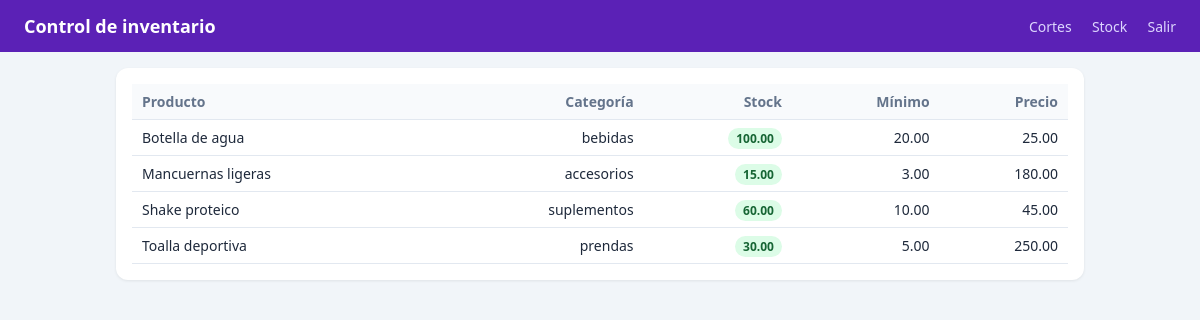
Screenshot of /cpanel/panel/stock.php (signed in) with the database file from the repository.
### tables this page shows
CREATE TABLE IF NOT EXISTS productos (
  id INT UNSIGNED NOT NULL AUTO_INCREMENT,
  codigo VARCHAR(30) NOT NULL,
  nombre VARCHAR(160) NOT NULL,
  categoria VARCHAR(60) NOT NULL DEFAULT 'articulo',
  tipo ENUM('paquete_clases','inscripcion','articulo') NOT NULL DEFAULT 'articulo',
  precio_venta DECIMAL(10,2) NOT NULL DEFAULT 0,
  stock DECIMAL(10,3) NOT NULL DEFAULT 0,
  stock_minimo DECIMAL(10,3) NOT NULL DEFAULT 0,
  activo TINYINT(1) NOT NULL DEFAULT 1,
  creado_en DATETIME NOT NULL DEFAULT CURRENT_TIMESTAMP,
  PRIMARY KEY (id),
  UNIQUE KEY uq_productos_codigo (codigo),
  KEY idx_productos_categoria (categoria),
  KEY idx_productos_tipo (tipo)
);

### cpanel/panel/stock.php (the view, shortened to what this page needs)
<?php
$config = require __DIR__ . '/../api/config.php';
$dsn = sprintf('mysql:host=%s;dbname=%s;charset=utf8mb4', $config['db_host'], $config['db_name']);
$pdo = new PDO($dsn, $config['db_user'], $config['db_pass'], [
    PDO::ATTR_ERRMODE => PDO::ERRMODE_EXCEPTION,
    PDO::ATTR_DEFAULT_FETCH_MODE => PDO::FETCH_ASSOC,
]);
$productos = $pdo
    ->query("SELECT * FROM productos WHERE tipo = 'articulo' ORDER BY nombre")
    ->fetchAll();
function fmt2(float $v): string
{
    return number_format($v, 2);
}
?>
<!doctype html>
<html lang="es">
<head>
  <link rel="stylesheet" href="assets/style.css">
</head>
<body>
  <div class="topbar">
    <div class="titulo">Control de inventario</div>
    <nav>
      <a href="dashboard.php">Cortes</a>
      <a href="stock.php">Stock</a>
      <a href="logout.php">Salir</a>
    </nav>
  </div>
  <div class="wrap">
    <div class="card">
      <table>
        <thead>
          <tr><th>Producto</th><th>Categoría</th><th>Stock</th><th>Mínimo</th><th>Precio</th></tr>
        </thead>
        <tbody>
          <?php foreach ($productos as $p):
            $estado = (float) $p['stock'] <= (float) $p['stock_minimo'] ? 'alert' : 'ok'; ?>
            <tr>
              <td><?= htmlspecialchars($p['nombre']) ?></td>
              <td><?= htmlspecialchars($p['categoria']) ?></td>
              <td><span class="tag <?= $estado ?>"><?= fmt2((float) $p['stock']) ?></span></td>
              <td><?= fmt2((float) $p['stock_minimo']) ?></td>
              <td><?= fmt2((float) $p['precio_venta']) ?></td>
            </tr>
          <?php endforeach; ?>
        </tbody>
      </table>
    </div>
  </div>
</body>
</html>

### cpanel/panel/assets/style.css (style rules this page uses)
* { box-sizing: border-box; }
body { font-family: system-ui, -apple-system, "Segoe UI", Roboto, sans-serif; background: #f1f5f9; margin: 0; color: #1e293b; }
.wrap { max-width: 1000px; margin: 0 auto; padding: 16px; }
.topbar { background: #5b21b6; color: #fff; padding: 14px 24px; display: flex; align-items: center; justify-content: space-between; }
.topbar .titulo { font-weight: 700; font-size: 18px; }
.topbar nav a { color: #ddd6fe; text-decoration: none; margin-left: 16px; font-size: 14px; }
.card { background: #fff; border-radius: 12px; box-shadow: 0 1px 3px rgba(0, 0, 0, 0.08); padding: 16px; margin-bottom: 16px; }
table { width: 100%; border-collapse: collapse; font-size: 14px; }
th, td { padding: 8px 10px; border-bottom: 1px solid #e2e8f0; text-align: right; }
th { background: #f8fafc; color: #64748b; text-align: right; }
th:first-child, td:first-child { text-align: left; }
.tag { padding: 2px 8px; border-radius: 999px; font-size: 12px; font-weight: 600; }
.tag.ok { background: #dcfce7; color: #166534; }

### rows the page displays
productos: nombre "Botella de agua", categoria "bebidas", stock "100.00", stock_minimo "20.00", precio_venta "25.00"
productos: nombre "Mancuernas ligeras", categoria "accesorios", stock "15.00", stock_minimo "3.00", precio_venta "180.00"
productos: nombre "Shake proteico", categoria "suplementos", stock "60.00", stock_minimo "10.00", precio_venta "45.00"
productos: nombre "Toalla deportiva", categoria "prendas", stock "30.00", stock_minimo "5.00", precio_venta "250.00"
